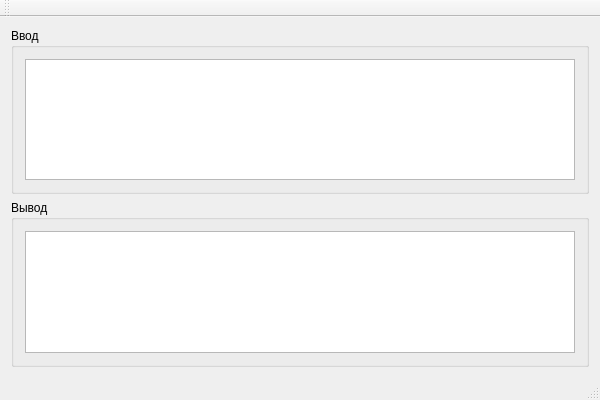
<?xml version="1.0" encoding="UTF-8"?>
<ui version="4.0">
 <class>SortingStationClass</class>
 <widget class="QMainWindow" name="SortingStationClass">
  <property name="geometry">
   <rect>
    <x>0</x>
    <y>0</y>
    <width>600</width>
    <height>400</height>
   </rect>
  </property>
  <property name="windowTitle">
   <string>SortingStation</string>
  </property>
  <widget class="QWidget" name="centralWidget">
   <layout class="QVBoxLayout" name="verticalLayout">
    <item>
     <widget class="QGroupBox" name="groupBox">
      <property name="title">
       <string>Ввод</string>
      </property>
      <layout class="QGridLayout" name="gridLayout_2">
       <item row="0" column="0">
        <widget class="QTextEdit" name="inputText"/>
       </item>
      </layout>
     </widget>
    </item>
    <item>
     <widget class="QGroupBox" name="groupBox_2">
      <property name="title">
       <string>Вывод</string>
      </property>
      <layout class="QGridLayout" name="gridLayout">
       <item row="0" column="0">
        <widget class="QTextEdit" name="outputText"/>
       </item>
      </layout>
     </widget>
    </item>
   </layout>
  </widget>
  <widget class="QMenuBar" name="menuBar">
   <property name="geometry">
    <rect>
     <x>0</x>
     <y>0</y>
     <width>600</width>
     <height>21</height>
    </rect>
   </property>
  </widget>
  <widget class="QToolBar" name="mainToolBar">
   <attribute name="toolBarArea">
    <enum>TopToolBarArea</enum>
   </attribute>
   <attribute name="toolBarBreak">
    <bool>false</bool>
   </attribute>
  </widget>
  <widget class="QStatusBar" name="statusBar"/>
 </widget>
 <layoutdefault spacing="6" margin="11"/>
 <resources>
  <include location="SortingStation.qrc"/>
 </resources>
 <connections/>
</ui>
